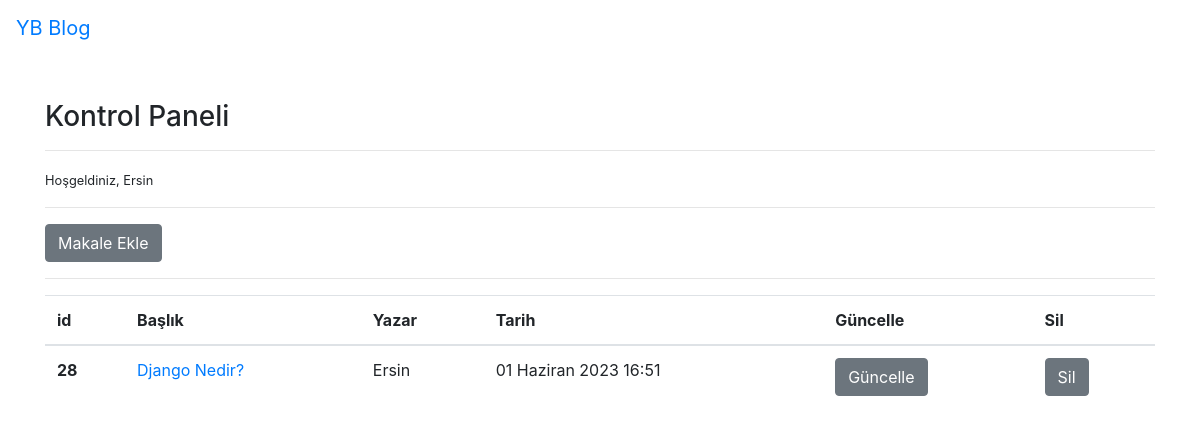
Screenshot of /articles/dashboard/ (signed in) with the database file from the repository.
### article/models.py (models this page shows, shortened)
class Article(models.Model):
    author = models.ForeignKey("auth.User",on_delete = models.CASCADE,verbose_name="Yazar")
    title = models.CharField(max_length=50,verbose_name="Başlık")
    content = RichTextField()
    created_date = models.DateTimeField(auto_now_add=True,verbose_name="Oluşturulma Tarihi")
    article_image = models.FileField(blank = True,null=True,verbose_name="Makaleye Fotoğraf Ekle")
    class Meta:
        ordering = ['-created_date']

### article/views.py (the view)
# urls.py: path('dashboard/', views.dashboard,name = "dashboard"),
@login_required(login_url = "user:login")
def dashboard(request):
    articles = Article.objects.filter(author = request.user)
    context = {"articles":articles}
    return render(request,"dashboard.html",context)

### templates/dashboard.html
{% extends "layout.html" %}
{% block body %}
<h3>Kontrol Paneli</h3>
<hr>
<p>
    <small>Hoşgeldiniz, {{request.user.username}}</small>
</p>
<hr>
<a class = "btn btn-secondary" href="{% url 'article:addarticle'%}">Makale Ekle</a>
<hr>
{% if articles %}
<table class="table">
  <thead>
    <tr>
      <th scope="col">id</th>
      <th scope="col">Başlık</th>
      <th scope="col">Yazar</th>
      <th scope="col">Tarih</th>
      <th scope="col">Güncelle</th>
      <th scope="col">Sil</th>
    </tr>
  </thead>
  <tbody>
    {% for article in articles  %}
    <tr>
      <th scope="row">{{article.id}}</th>
      <td><a href="{% url 'article:detail' article.id %}">{{article.title}}</a></td>
      <td>{{article.author.username}}</td>
      <td>{{article.created_date}}</td>
      <td><a href="{% url 'article:update' article.id %}"" class = "btn btn-secondary">Güncelle</a></td>
      <td><a href="{% url 'article:delete' article.id %}" class = "btn btn-secondary">Sil</a></td>
    </tr>
    {% endfor %}
  </tbody>
</table>
{% else %}
<div class = "alert alert-danger">Henüz bir makaleniz bulunmuyor...</div>
{% endif %}
{% endblock body %}

### rows the page displays
Article: id "28", title "Django Nedir?", author.username "Ersin", created_date "01 Haziran 2023 16:51"

### other values shown
{{ request.user.username }} "Ersin"
